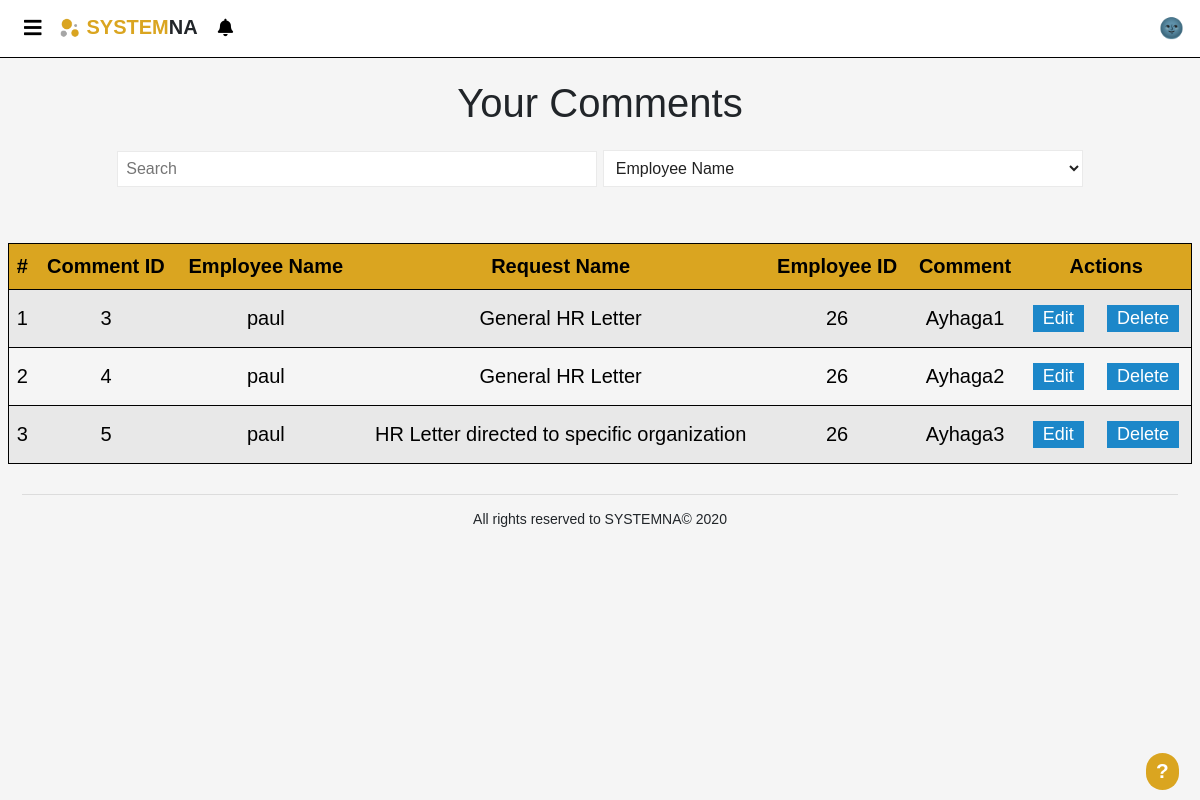
Before: /pages/viewComment.php (signed in) with the older database file.
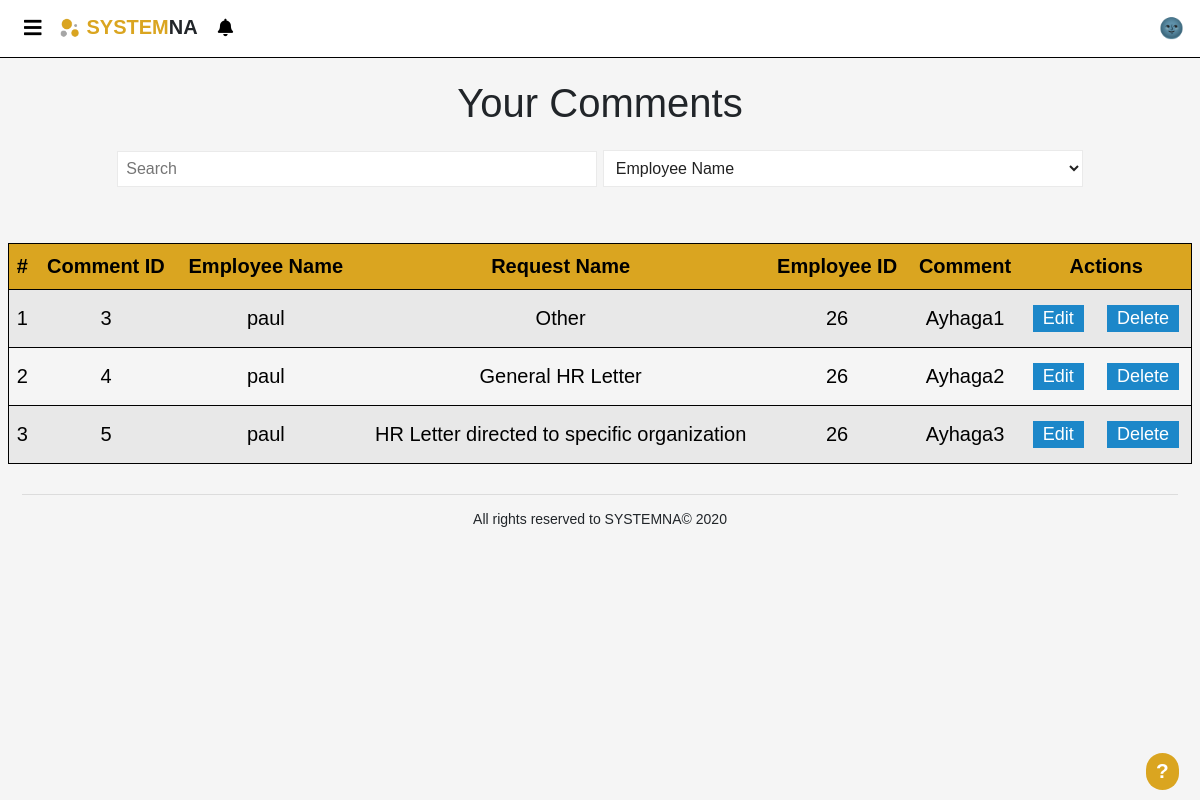
After: the same page with the newer database file.
### tables this page shows
CREATE TABLE `comment` (
  `Comment_id` int(11) NOT NULL,
  `Comment_value` text NOT NULL,
  `user_id` int(11) NOT NULL,
  `Request_id` int(11) NOT NULL
);

CREATE TABLE `employee` (
  `id` int(11) NOT NULL,
  `fullname` varchar(255) DEFAULT NULL,
  `username` varchar(255) NOT NULL,
  `password` varchar(255) NOT NULL,
  `email` varchar(255) NOT NULL,
  `phone` varchar(255) NOT NULL,
  `ssn` varchar(255) NOT NULL,
  `start_date` date NOT NULL,
  `accepted` tinyint(1) DEFAULT NULL,
  `active` tinyint(1) DEFAULT NULL,
  `privilege` varchar(255) DEFAULT NULL
);

CREATE TABLE `requests` (
  `Request_id` int(50) NOT NULL,
  `emp_id` int(11) NOT NULL,
  `Status` tinyint(1) DEFAULT NULL,
  `priority` tinyint(1) NOT NULL,
  `salary` tinyint(1) NOT NULL,
  `date` timestamp NOT NULL DEFAULT current_timestamp(),
  `additional_info` varchar(200) NOT NULL,
  `type_name` varchar(255) NOT NULL
);

### DB/Database.php (called while the page is built, shortened)
<?php
class Database
{
    private $host = 'localhost';
    private $user = 'root';
    private $pass = '';
    private $dbName = 'hr_system';
    private $dbh;
    private $stmt;
    public function __construct()
    {
        $dsn = "mysql:host=".$this->host.";dbname=".$this->dbName;
        $options = array(
            PDO::ATTR_PERSISTENT => true,
            PDO::ATTR_ERRMODE => PDO::ERRMODE_EXCEPTION
        );
        try
        {
            $this->dbh = new PDO($dsn,$this->user,$this->pass,$options);
        }catch(PDOException $e)
        {
            echo "<br><div style='text-align: center;'>ERROR! Please try again later</div>";
            $_SESSION['error'] = 'error in DB';
            error_log("error in DB page");
            exit;
        }
    }
    public function query($sql)
    {
        $this->stmt = $this->dbh->prepare($sql);
    }
    public function execute()
    {
        return $this->stmt->execute();
    }
    public function getdata()
    {
        $this->execute();
        return $this->stmt->fetchAll(PDO::FETCH_OBJ);
    }
    public function numRows()
    {
        return $this->stmt->rowCount();
    }
}
?>

### pages/viewComment.php (the view, shortened to what this page needs)
<?php
include "../template/header.php";
?>
<br>
<div style="text-align: center;">
    <h1 style="font-family: sans-serif;" id="QCtitle">Your Comments</h1>
    <input type="text" id='QCtblsearch' class='tblsearch' placeholder='Search'>
    <select id='choice' class='tblselect'>
        <option value="empname">Employee Name</option>
    </select>
</div>
<table id='Display' class="QCTbl">
    <tr id='must'>
        <th>#</th>
        <th>Comment ID</th>
        <th>Employee Name</th>
        <th>Request Name</th>
        <th>Employee ID</th>
        <th>Comment</th>
        <th colspan="4">Actions</th>
    </tr>
    <?php
    function check($c){
        return $c;
    }
    try
    {
        $sql="
      SELECT comment.Comment_id , comment.Comment_value , comment.user_id , requests.type_name , employee.username
      FROM comment INNER JOIN employee
      ON comment.user_id = employee.id
      INNER JOIN requests
      ON comment.Request_id = requests.Request_id;
        ";
        $DB->query($sql);
        $DB->execute();
        $y = 0;
        if($DB->numRows() > 0)
        {
            for($i=0;$i<$DB->numRows();$i++)
            {
                $x = $DB->getdata();
                $y++;
                $EmpName = check($x[$i]->username);
                $id = check($x[$i]->Comment_id);
                $RequestName =check($x[$i]->type_name);
                $Empid = check($x[$i]->user_id);
                $Comment = check($x[$i]->Comment_value);
                echo  "<tr>";
                echo "<td>{$y}</td>";
                echo "
                <td>{$id}</td>
                <td>{$EmpName}</td>
                <td>{$RequestName}</td>
                <td>{$Empid}</td>
                <td>{$Comment}</td>
                ";
    ?>
    <td colspan="2"><a href="../operations/EditComment.php?id=<?php echo $x[$i]->Comment_id ;?> " class='EditBtn1'>Edit</a></td>
    <td colspan="3"><a id="id=<?php echo $x[$i]->Comment_id ;?>" href="../operations/DeleteComment.php" class='deleteConfirmation EditBtn'>Delete</a></td>
    <?php
                echo "</tr>";
            }
        }
        else {
            echo "<td colspan='9'>- No data to show -</td>";
        }
    }
    catch(Exception $e)
    {
        $_SESSION['error'] = 'error in sql';
        echo "<br><div class='alert alert-danger' style='text-align: center;'>ERROR! Please try again later</div>";
        error_log("Error while viewing comment table");
    }?>
</table>
<?php include "../template/footer.php"; ?>

### template/header.php (shortened to what this page needs)
<?php
include('../DB/Database.php');
$DB = new Database();
?>
<!DOCTYPE html>
<html>
    <head>
        <link rel="stylesheet" href="../css/bootstrap.min.css">
        <link rel="stylesheet" href="../css/style.css">
        <link rel="stylesheet" href="../css/all.min.css">
        <link rel="stylesheet" href="../css/popup.css">
    </head>
    <body>
        <div class="container-custom">
            <header class="header">
                <div class="navbar-toggle">
                    <i class="fas fa-bars"></i>
                </div>
                <img src="../template/logo.png" alt="SYSTEMNA Logo" style="width: 25px; height: 25px;">
                <a style="text-decoration: none;" href="<?php echo $_SESSION['type']=='admin' ? 'index.php' : '../pages/MakeLetter.php'  ?>"><div class="logo-name"><strong style="color: #DAA520">System</strong><strong style="color: #212529" id="na">na</strong></div></a>
                <span id="noti_Container" style="padding-left: 1em;">
                    <a id="noti_Button">
                        <i class='fas fa fa-bell  fa-sm icon-button'></i>
                    </a>
                </span>
                <div class="right" id="themeToggle" style="cursor:pointer;"><span id="themeToggleBtn">🌚</span></div>
            </header>
            <div class="mainPage">
                <div class="content">

### template/footer.php (shortened to what this page needs)
				<div id="footer"><hr><center>All rights reserved to SYSTEMNA© 2020</center></div>
				</div>
            </div>
        </div>
        <?php include "../template/help.php";
        ?>
    </body>
</html>

### template/help.php (shortened to what this page needs)
<div class="popup" onmouseenter="fadingIn()" onmouseleave="fadingOut()" onclick="window.location.replace('faq.php')">
    <p style="margin: 0;">?</p>
</div>

### css/style.css (style rules this page uses)
* { margin: 0px; font-family: sans-serif; }
.container-custom { display: flex; flex-direction: column; font-size: 20px; height: 100vh; width: 100%; }
.header { display: flex; border: 1px solid black; border-top: 0; border-right: 0; border-left: 0; background-color: white; padding: 16px; font-family: sans-serif; color: black; }
.navbar-toggle { cursor: pointer; margin-left: 8px; margin-right: 15px; }
.logo-name { margin-left: 5px; text-transform: uppercase; }
.right { margin-left: auto; }
.mainPage { display: flex; flex-grow: 1; overflow: hidden; }
.content { flex: 1; padding: 0rem 0.5rem 0.5rem 0.5rem; background-color: #f5f5f5; overflow: auto; overflow-x: hidden; }
#footer { display: inline-block; font-size: 0.7em; width: 100%; padding: 1em; z-index: 1; float: none; }
td, th { text-align: center; padding: 11px 7px; }
#Display tr, #tblRequests tr { color: black; border: 1px solid black; }
#Display tr:nth-child(1), #tblRequests tr:nth-child(1) { background: #DAA520; color: black; }
#Display tr:nth-child(even), #tblRequests tr:nth-child(even) { background: #e8e8e8; color: black; }
.EditBtn, .EditBtn1, .modify { background-color: #1c87c9; border: none; color: white; padding: 3px 10px; text-align: center; text-decoration: none; display: inline-block; font-size: 0.9em; margin: 4px 2px; cursor: pointer; }
#Display, #tblRequests { margin-top: 7vh; border-collapse: collapse; border: 1px solid black; width: 100%; text-align: center; position: relative; display: table; }
.tblsearch, .tblselect { width: 40vw; background: #fff; color: #222; border: 1px solid #eaeaea; padding: 8px 8px; font-size: 12pt; margin-top: 2vh; display: inline; }

### css/popup.css (style rules this page uses)
.popup-notification .popup-close:hover , { color:gold; }

### template/help.php (style rules this page uses)
.popup { font-family: 'Mukta', sans-serif; font-size: 1.3rem; font-weight: 700; text-align: center; text-transform: uppercase; position: fixed; float: none; display: inline-block; cursor: pointer; background: #DAA520; right: 1em; bottom: 0.5em; z-index: 1; border: 0; margin: 0 !important; border-radius: 2rem; color: #fff; padding: 0.3em 0.5em 0.3em 0.5em; }
* { line-height: normal !important; }

Changed rows visible on the page:
changed comment "Ayhaga1": Request.type_name "General HR Letter" → "Other"
